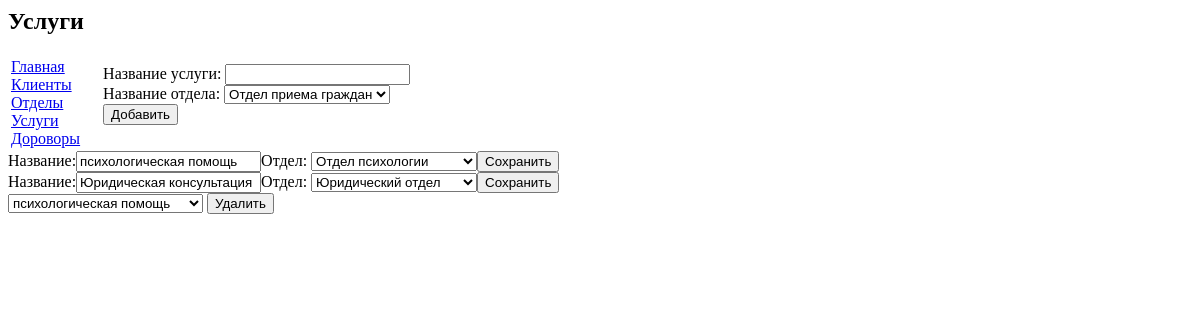
/services.php, run on the app's committed database.
### tables this page shows
CREATE TABLE IF NOT EXISTS `services` (
  `service_id` int(11) NOT NULL AUTO_INCREMENT,
  `name` varchar(255) NOT NULL,
  `department_id` int(11) NOT NULL,
  PRIMARY KEY (`service_id`),
  KEY `department_id` (`department_id`)
);

### services.php (the view, shortened to what this page needs)
<html>
<head>
    <link href="style.css" type="text/css" rel="stylesheet">
</head>
<body>
<h2>Услуги</h2>
<?php
$myConnect = mysql_connect('localhost:3306', 'root', '123456');
$mysql_query = mysql_query("select * from `services`", $myConnect);
$services = array();
while ($row = mysql_fetch_array($mysql_query)) {
    $services[] = $row;
}
$mysql_query = mysql_query("select * from `departments`", $myConnect);
$departments = array();
while ($row = mysql_fetch_array($mysql_query)) {
    $departments[] = $row;
}
?>
<table>
    <tr>
        <td class='menu'>
            <a href="index.php">Главная</a>
            <a href="clients.php">Клиенты</a>
            <a href="departments.php">Отделы</a>
            <a href="services.php">Услуги</a>
            <a href="contracts.php">Дороворы</a>
        </td>
        <td>
            <form action="services.php" method="post">
                <div>
                    <label>Название услуги:
                        <input type="text" name="name">
                    </label>
                </div>
                <div>
                    <label>Название отдела:
                        <select name='department_id'>
                            <?php
                            foreach ($departments as $department) {
                                $dname = $department["name"];
                                $did = $department["department_id"];
                                echo("<option value='$did'>$dname</option> ");
                            }
                            ?>
                        </select>
                    </label>
                </div>
                <div>
                    <input name="add" value="Добавить" type="submit"/>
                </div>
            </form>
        </td>
    </tr>
</table>
<?php
foreach ($services as $service) {
    $name = $service["name"];
    $department_id = $service["department_id"];
    echo("<form action='services.php' method='post'>");
    echo("<label>Название:<input type='text' name='name' value='$name'></label>");
    echo("<label>Отдел: <select name='department_id'>");
    foreach ($departments as $department) {
        $dname = $department["name"];
        $did = $department["department_id"];
        if($did ==$department_id ){
            echo("<option selected value='$did'>$dname</option> ");
        }else{
        echo("<option value='$did'>$dname</option> ");
        }
    }
    echo("</select>");
    echo("<input name='save' value='Сохранить' type='submit'/></form>");
}
?>
<form action="services.php" method="post">
    <select name='service_id'>
        <?php
        foreach ($services as $service) {
            $name = $service["name"];
            $id = $service["service_id"];
            echo("<option value='$id'>$name</option> ");
        }
        ?>
    </select>
    <input name='delete' value='Удалить' type='submit'/>
</form>
</body>
</html>

### style.css (style rules this page uses)
.menu { padding-right: 20px; }
.menu a { display: block; }

### data on the page
services: name "психологическая помощь"
services: name "Юридическая консультация"

### other printed values
form field department_id "Отдел приема граждан"
form field department_id "Отдел психологии"
form field department_id "Юридический отдел"
form field service_id "психологическая помощь"
